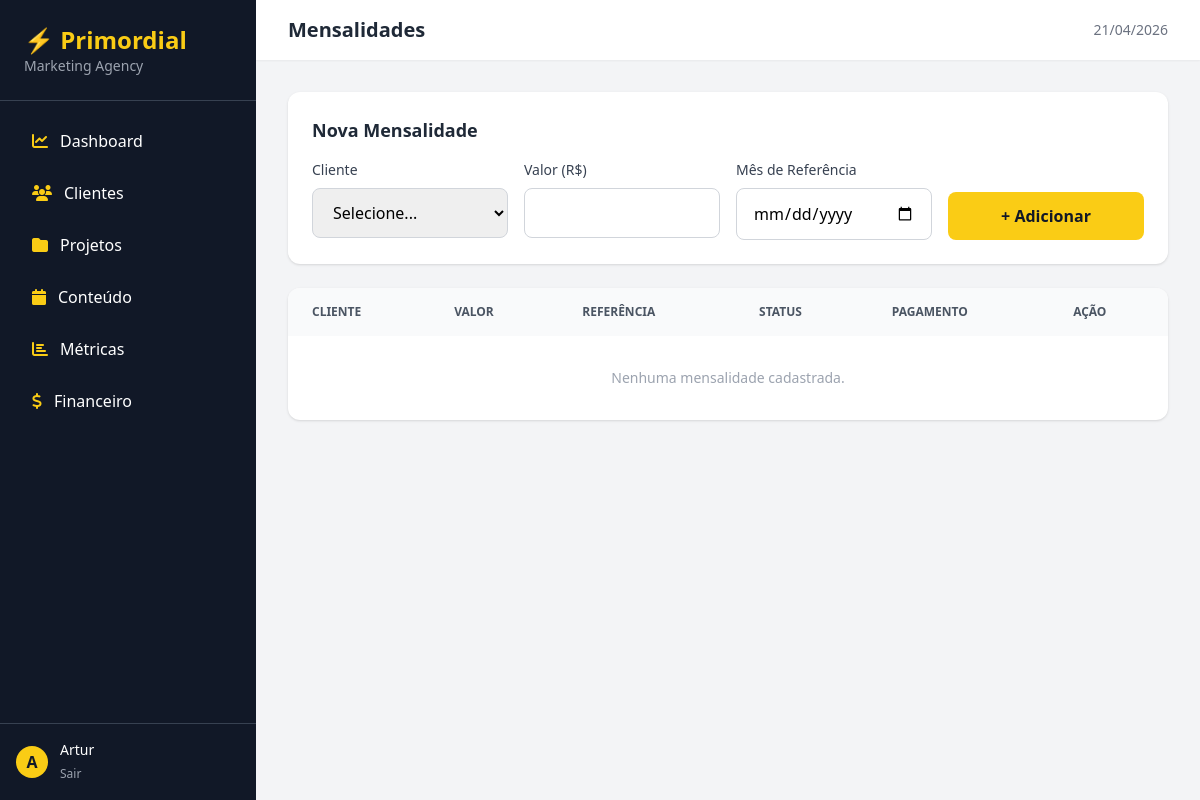
The page /financeiro/mensalidades/ (signed in) on the database as committed earlier.
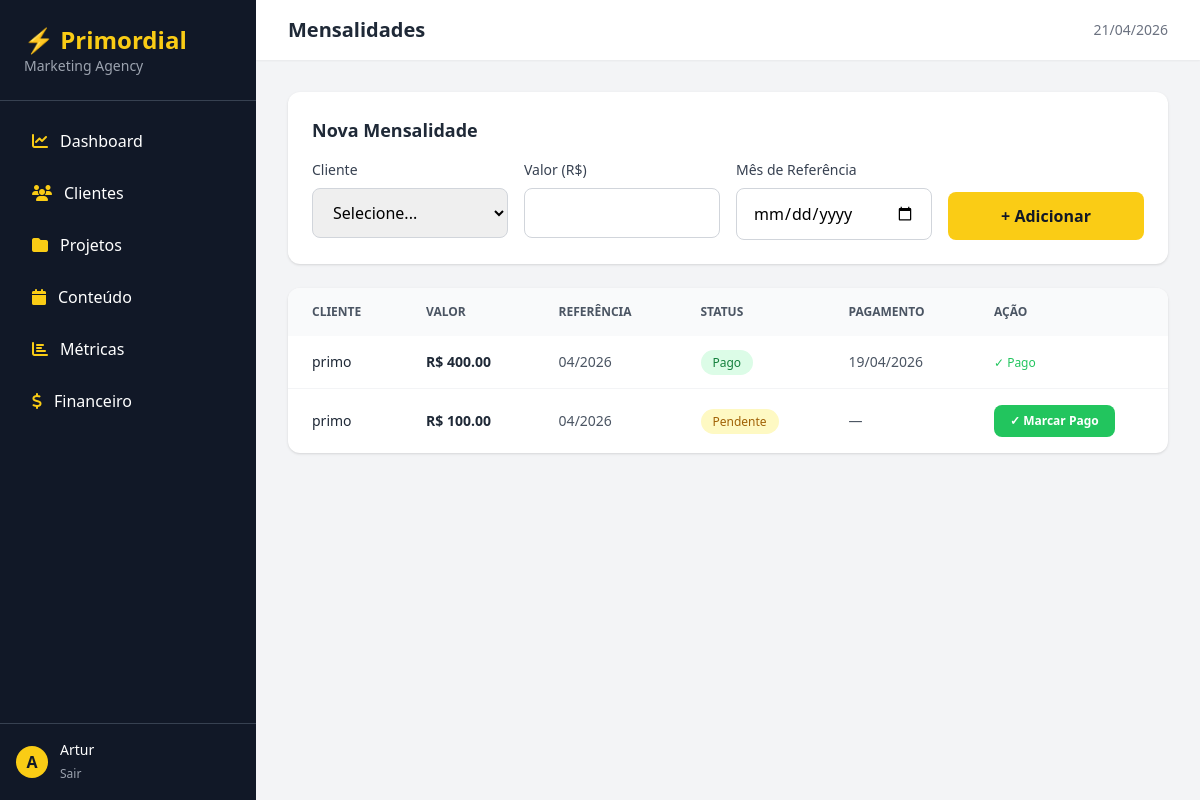
The same page on the database as committed later.
### financeiro/models.py (models this page shows, shortened)
class Mensalidade(models.Model):
    STATUS_CHOICES = [
        ('pendente', 'Pendente'),
        ('pago', 'Pago'),
        ('atrasado', 'Atrasado'),
    ]
    cliente = models.ForeignKey(Cliente, on_delete=models.CASCADE, related_name='mensalidades')
    valor = models.DecimalField(max_digits=10, decimal_places=2)
    mes_referencia = models.DateField()
    status = models.CharField(max_length=20, choices=STATUS_CHOICES, default='pendente')
    data_pagamento = models.DateField(null=True, blank=True)
    observacoes = models.TextField(blank=True)
    class Meta:
        ordering = ['-mes_referencia']

### crm/models.py (models this page shows, shortened)
class Cliente(models.Model):
    STATUS_CHOICES = [
        ('lead', 'Lead'),
        ('prospecto', 'Prospecto'),
        ('ativo', 'Ativo'),
        ('inativo', 'Inativo'),
    ]
    nome = models.CharField(max_length=200)
    empresa = models.CharField(max_length=200, blank=True)
    email = models.EmailField()
    telefone = models.CharField(max_length=20, blank=True)
    status = models.CharField(max_length=20, choices=STATUS_CHOICES, default='lead')
    data_entrada = models.DateTimeField(auto_now_add=True)
    observacoes = models.TextField(blank=True)

### financeiro/views.py (the view)
# urls.py: path('mensalidades/', views.lista_mensalidades, name='lista_mensalidades'),
@login_required
def lista_mensalidades(request):
    if not tem_acesso_financeiro(request.user):
        messages.error(request, 'Acesso negado ao módulo financeiro.')
        return redirect('dashboard')
    mensalidades = Mensalidade.objects.all()
    clientes = Cliente.objects.filter(status='ativo')
    return render(request, 'financeiro/mensalidades.html', {
        'mensalidades': mensalidades,
        'clientes': clientes
    })

### financeiro/views.py (called while the page is built)
def tem_acesso_financeiro(user):
    if user.is_superuser:
        return True
    try:
        return user.acessofinanceiro.autorizado
    except:
        return False

### templates/financeiro/mensalidades.html (shortened to what this page needs)
{% extends 'base/base.html' %}
{% block page_title %}Mensalidades{% endblock %}
{% block content %}
<div class="bg-white rounded-xl shadow p-6 mb-6">
    <h3 class="text-lg font-semibold text-gray-800 mb-4">Nova Mensalidade</h3>
    <form method="post" action="{% url 'nova_mensalidade' %}">
        <div class="grid grid-cols-1 md:grid-cols-4 gap-4">
            <div>
                <label class="block text-sm font-medium text-gray-700 mb-2">Cliente</label>
                <select name="cliente" required
                    class="w-full px-4 py-3 border border-gray-300 rounded-lg focus:outline-none focus:ring-2 focus:ring-yellow-400">
                    <option value="">Selecione...</option>
                </select>
            </div>
            <div>
                <label class="block text-sm font-medium text-gray-700 mb-2">Valor (R$)</label>
                <input type="number" name="valor" step="0.01" required
                    class="w-full px-4 py-3 border border-gray-300 rounded-lg focus:outline-none focus:ring-2 focus:ring-yellow-400">
            </div>
            <div>
                <label class="block text-sm font-medium text-gray-700 mb-2">Mês de Referência</label>
                <input type="date" name="mes_referencia" required
                    class="w-full px-4 py-3 border border-gray-300 rounded-lg focus:outline-none focus:ring-2 focus:ring-yellow-400">
            </div>
            <div class="flex items-end">
                <button type="submit" class="w-full bg-yellow-400 text-gray-900 font-bold px-6 py-3 rounded-lg hover:bg-yellow-500 transition">
                    + Adicionar
                </button>
            </div>
        </div>
    </form>
</div>
<div class="bg-white rounded-xl shadow overflow-hidden">
    <table class="w-full text-sm">
        <thead class="bg-gray-50 text-gray-600 uppercase text-xs">
            <tr>
                <th class="px-6 py-4 text-left">Cliente</th>
                <th class="px-6 py-4 text-left">Valor</th>
                <th class="px-6 py-4 text-left">Referência</th>
                <th class="px-6 py-4 text-left">Status</th>
                <th class="px-6 py-4 text-left">Pagamento</th>
                <th class="px-6 py-4 text-left">Ação</th>
            </tr>
        </thead>
        <tbody class="divide-y divide-gray-100">
            {% for m in mensalidades %}
            <tr class="hover:bg-gray-50 transition">
                <td class="px-6 py-4 font-medium text-gray-800">{{ m.cliente.nome }}</td>
                <td class="px-6 py-4 text-gray-800 font-bold">R$ {{ m.valor }}</td>
                <td class="px-6 py-4 text-gray-600">{{ m.mes_referencia|date:"m/Y" }}</td>
                <td class="px-6 py-4">
                    <span class="px-3 py-1 rounded-full text-xs font-medium
                        {% if m.status == 'pago' %}bg-green-100 text-green-700
                        {% elif m.status == 'atrasado' %}bg-red-100 text-red-700
                        {% else %}bg-yellow-100 text-yellow-700{% endif %}">
                        {{ m.get_status_display }}
                    </span>
                </td>
                <td class="px-6 py-4 text-gray-600">
                    {{ m.data_pagamento|date:"d/m/Y"|default:"—" }}
                </td>
                <td class="px-6 py-4">
                    {% if m.status != 'pago' %}
                    <form method="post" action="{% url 'registrar_pagamento' m.pk %}">
                        <button type="submit" class="bg-green-500 text-white text-xs font-bold px-4 py-2 rounded-lg hover:bg-green-600 transition">
                            ✓ Marcar Pago
                        </button>
                    </form>
                    {% else %}
                    <span class="text-green-500 text-xs font-medium">✓ Pago</span>
                    {% endif %}
                </td>
            </tr>
            {% empty %}
            <tr>
                <td colspan="6" class="px-6 py-8 text-center text-gray-400">Nenhuma mensalidade cadastrada.</td>
            </tr>
            {% endfor %}
        </tbody>
    </table>
</div>
{% endblock %}

### templates/base/base.html (shortened to what this page needs)
<!DOCTYPE html>
<html lang="pt-br">
<head>
    <script src="https://cdn.tailwindcss.com"></script>
    <link href="https://cdnjs.cloudflare.com/ajax/libs/font-awesome/6.4.0/css/all.min.css" rel="stylesheet">
</head>
<body class="bg-gray-100 font-sans">
    <div class="flex h-screen">
        <aside class="w-64 bg-gray-900 text-white flex flex-col">
            <div class="p-6 border-b border-gray-700">
                <h1 class="text-2xl font-bold text-yellow-400">⚡ Primordial</h1>
                <p class="text-gray-400 text-sm">Marketing Agency</p>
            </div>
            <nav class="flex-1 p-4 space-y-1">
                <a href="/dashboard/" class="flex items-center gap-3 px-4 py-3 rounded-lg hover:bg-gray-700 transition">
                    <i class="fas fa-chart-line text-yellow-400"></i> Dashboard
                </a>
                <a href="/crm/" class="flex items-center gap-3 px-4 py-3 rounded-lg hover:bg-gray-700 transition">
                    <i class="fas fa-users text-yellow-400"></i> Clientes
                </a>
                <a href="/projetos/" class="flex items-center gap-3 px-4 py-3 rounded-lg hover:bg-gray-700 transition">
                    <i class="fas fa-folder text-yellow-400"></i> Projetos
                </a>
                <a href="/conteudo/" class="flex items-center gap-3 px-4 py-3 rounded-lg hover:bg-gray-700 transition">
                    <i class="fas fa-calendar text-yellow-400"></i> Conteúdo
                </a>
                <a href="/metricas/" class="flex items-center gap-3 px-4 py-3 rounded-lg hover:bg-gray-700 transition">
                    <i class="fas fa-chart-bar text-yellow-400"></i> Métricas
                </a>
                <a href="/financeiro/" class="flex items-center gap-3 px-4 py-3 rounded-lg hover:bg-gray-700 transition">
                    <i class="fas fa-dollar-sign text-yellow-400"></i> Financeiro
                </a>
            </nav>
            <div class="p-4 border-t border-gray-700">
                <div class="flex items-center gap-3">
                    <div class="w-8 h-8 bg-yellow-400 rounded-full flex items-center justify-center text-gray-900 font-bold">
                        {{ request.user.username|first|upper }}
                    </div>
                    <div>
                        <p class="text-sm font-medium">{{ request.user.username }}</p>
                        <a href="/admin/logout/" class="text-xs text-gray-400 hover:text-white">Sair</a>
                    </div>
                </div>
            </div>
        </aside>
        <main class="flex-1 overflow-auto">
            <header class="bg-white shadow-sm px-8 py-4 flex items-center justify-between">
                <h2 class="text-xl font-semibold text-gray-800">{% block page_title %}{% endblock %}</h2>
                <span class="text-sm text-gray-500">{% now "d/m/Y" %}</span>
            </header>
            <div class="p-8">
                {% block content %}{% endblock %}
            </div>
        </main>
    </div>
</body>
</html>

Rows that differ between the two databases and show on the page:
added Mensalidade: cliente.nome "primo", valor "400.00", mes_referencia "04/2026", status "Pago", data_pagamento "19/04/2026", shows "✓ Pago"
added Mensalidade: cliente.nome "primo", valor "100.00", mes_referencia "04/2026", status "Pendente", data_pagamento "—", shows "✓ Marcar Pago"
Other text that changed with them:
text no longer shown: "Nenhuma mensalidade cadastrada."
